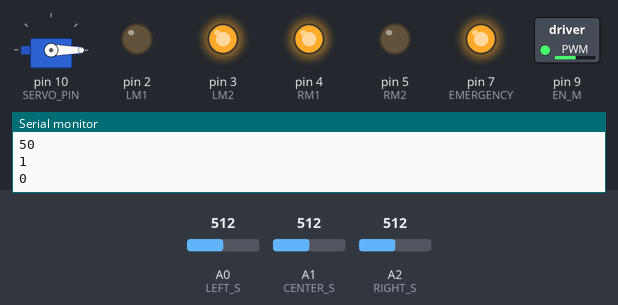
Bench run of a sketch on a simulated Arduino Uno, built with avr-gcc and run on an emulated ATmega328P. Parts: servo, switched loads named in the sketch (green lamp = pin HIGH), output pins drawn as LEDs (lit = HIGH), the last lines printed to the serial monitor. Inputs (shaded band) come from the test bench; at power-on: A0 (LEFT_S) = 512, A2 (RIGHT_S) = 512, A1 (CENTER_S) = 512. Random numbers use the default seed unless the sketch sets one.

Above: at 1.3 s.
1.4 s: A0 (LEFT_S) set to 349
2.9 s: A0 (LEFT_S) set to 325
At 3.3 s:
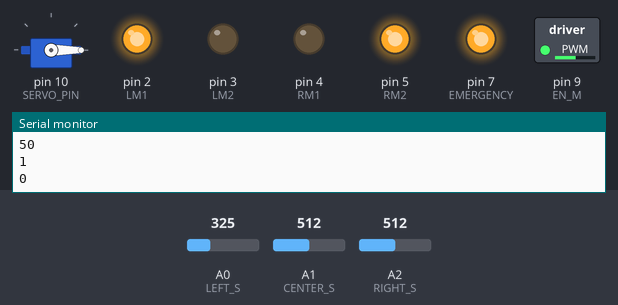
4.5 s: A2 (RIGHT_S) set to 351
6.0 s: A2 (RIGHT_S) set to 333
At 6.8 s:
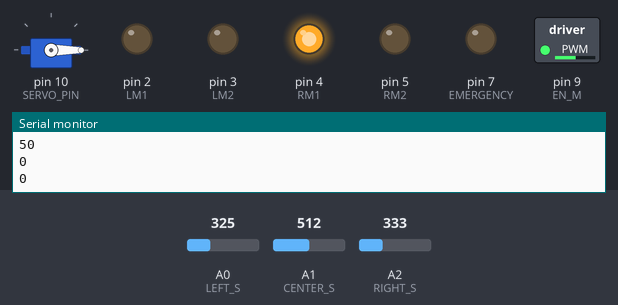
9.0 s: A1 (CENTER_S) set to 539
At 9.5 s:
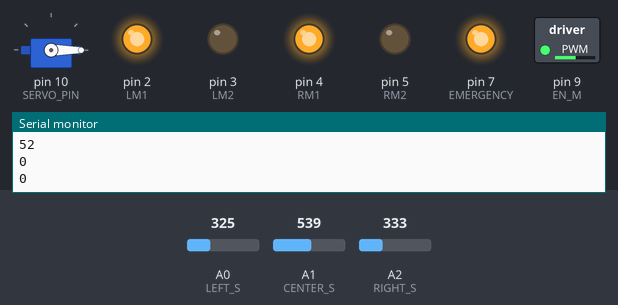
10.5 s: A1 (CENTER_S) set to 511
At 11.8 s:
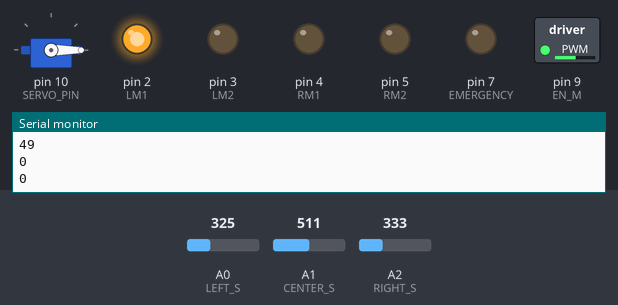
Timing chart, 0 to 14.5 s (numbered marks = the images above; inputs shaded):
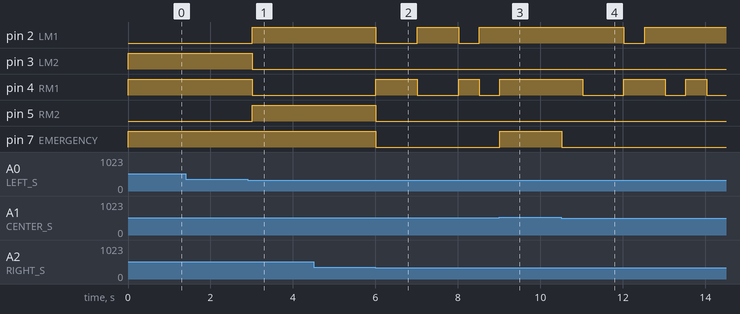

Measured:
- the behaviour switches between 341 and 340 on A0 (LEFT_S) (found by bisection; images 0 and 1)
- the behaviour switches between 341 and 340 on A2 (RIGHT_S) (found by bisection; images 1 and 2)
- the behaviour switches between 521 and 522 on A1 (CENTER_S) (found by bisection; images 2 and 3)
- after the input at 2.9 s, pin 2 (LM1), pin 5 (RM2): LOW → HIGH after 0.11 s; pin 3 (LM2), pin 4 (RM1): HIGH → LOW after 0.11 s
- after the input at 6.0 s, pin 2 (LM1): HIGH → LOW at once, → HIGH 1.0 s later, → LOW 1.0 s later, → HIGH 0.50 s later; pin 4 (RM1): LOW → HIGH at once, → LOW 1.0 s later, → HIGH 1.0 s later, → LOW 0.50 s later; pin 5 (RM2), pin 7 (EMERGENCY): HIGH → LOW at once
- after the input at 9.0 s, pin 7 (EMERGENCY): LOW → HIGH at once
- after the input at 10.5 s, pin 2 (LM1): HIGH → LOW after 1.5 s, → HIGH 0.50 s later; pin 4 (RM1): goes LOW 1.0 s, HIGH 1.0 s, LOW 0.50 s, HIGH 0.50 s, then LOW, starting after 0.52 s; pin 7 (EMERGENCY): HIGH → LOW at once

The sketch:

pemadam-v2.ino
```cpp
#include <Servo.h>

// motor pin
#define EN_M 9
#define LM1 2
#define LM2 3
#define RM1 4
#define RM2 5
// flame sensor pin
#define LEFT_S A0
#define CENTER_S A1
#define RIGHT_S A2
// servo pin
#define SERVO_PIN 10
// emergency alarm
#define EMERGENCY 7

Servo servo;
int motorSpeed = 130;
int servoPosition = 0;
bool fire = false;
int state = 0;

void setup(){
  pinMode(EN_M, OUTPUT);
  pinMode(LM1, OUTPUT);
  pinMode(LM2, OUTPUT);
  pinMode(RM1, OUTPUT);
  pinMode(RM2, OUTPUT);
  pinMode(EMERGENCY, OUTPUT);

  servo.attach(SERVO_PIN);
  servo.write(0);
  analogWrite(EN_M, motorSpeed);
  Serial.begin(9600);
}

void stopMove(){
  digitalWrite(LM1, LOW);
  digitalWrite(LM2, LOW);

  digitalWrite(RM1, LOW);
  digitalWrite(RM2, LOW);
}

void moveForward(){
  digitalWrite(LM1, HIGH);
  digitalWrite(LM2, LOW);

  digitalWrite(RM1, HIGH);
  digitalWrite(RM2, LOW);
}

void moveBackward(){
  digitalWrite(LM1, LOW);
  digitalWrite(LM2, HIGH);

  digitalWrite(RM1, LOW);
  digitalWrite(RM2, HIGH);
}

void turnLeft(){
  digitalWrite(LM1, LOW);
  digitalWrite(LM2, HIGH);

  digitalWrite(RM1, HIGH);
  digitalWrite(RM2, LOW);
}

void moveLeft(){
  digitalWrite(LM1, LOW);
  digitalWrite(LM2, LOW);

  digitalWrite(RM1, HIGH);
  digitalWrite(RM2, LOW);
}

void turnRight(){
  digitalWrite(LM1, HIGH);
  digitalWrite(LM2, LOW);

  digitalWrite(RM1, LOW);
  digitalWrite(RM2, HIGH);
}

void moveRight(){
  digitalWrite(LM1, HIGH);
  digitalWrite(LM2, LOW);

  digitalWrite(RM1, LOW);
  digitalWrite(RM2, LOW);
}

void travelling(){
  int r = random(0, 3);

  switch(r){
    case 0: moveForward(); break;
    case 1: moveLeft(); break;
    case 2: moveRight(); break;
    default: moveForward(); break;
  }
}

void putoff(){
  stopMove();
  // turn off alarm
  digitalWrite(EMERGENCY, LOW);

  for(servoPosition = 0; servoPosition < 180; servoPosition += 2){
    servo.write(servoPosition);
    delay(10);
  }

  delay(2000);

  for(servoPosition = 180; servoPosition > 0; servoPosition -= 2){
    servo.write(servoPosition);
    delay(10);
  }

  fire = false;
}

void loop(){
  int leftS = analogRead(LEFT_S);
  int centerS = analogRead(CENTER_S);
  int rightS = analogRead(RIGHT_S);

  leftS = map(leftS, 0, 1023, 0, 3);
  centerS = map(centerS, 0, 1023, 0, 100);
  rightS = map(rightS, 0, 1023, 0, 3);

  Serial.println(leftS);
  Serial.println(centerS);
  Serial.println(rightS);
  Serial.println(servoPosition);
  Serial.println("\n\n");

  if(leftS == 0 && centerS <= 50 && rightS == 0){
    digitalWrite(EMERGENCY, LOW);
    travelling();
    fire = false;
  }
  else if(leftS > 0){
    digitalWrite(EMERGENCY, HIGH);
    turnLeft();
    fire = false;
  }
  else if(rightS > 0){
    digitalWrite(EMERGENCY, HIGH);
    turnRight();
    fire = false;
  }
  else if(centerS > 50){
    digitalWrite(EMERGENCY, HIGH);

    if(centerS > 85){
      stopMove();
      fire = true;
    }
    else {
      moveForward();
    }
  }

  while(fire){
    putoff();
  }

  delay(500);
}
```
